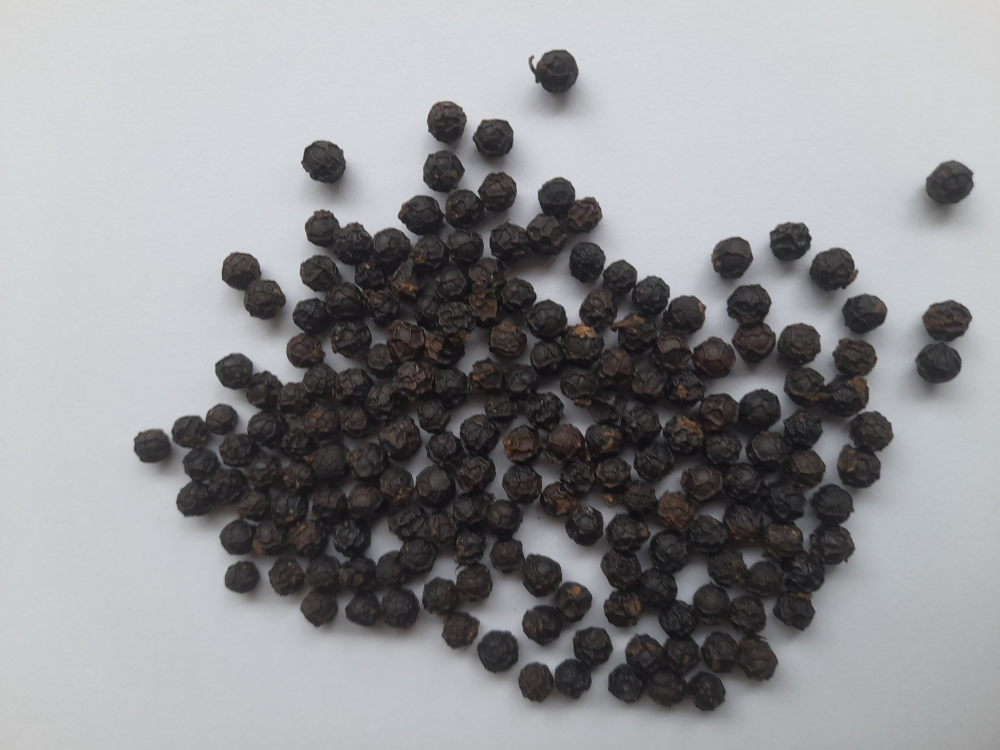
#> input picture data/processed/grading_forecast/berry_split_v2/train/grade_1/sample_001/20260508_152238.jpg, 4000 x 3000 px (shown at 1/4 size)
$ python -i audit_berry_v3_phase1.py   (imports and definitions only)
#> lines starting #> are read from the running program, lines starting #| are printed output that depends on the picture
# =============================================================================
# File: audit berry v3 phase1
# Purpose: Implements the audit berry v3 phase1 step of the machine-learning workflow.
# =============================================================================
from __future__ import annotations

import argparse
import csv
import hashlib
import json
import math
import random
import shutil
from collections import Counter, defaultdict
from pathlib import Path
from statistics import mean, pstdev

from PIL import ExifTags, Image, ImageDraw, ImageFont, ImageOps, ImageStat


IMAGE_EXTENSIONS = {".jpg", ".jpeg", ".png", ".webp"}
V3_CLASS_NAMES = {0: "V3 Grade 1", 1: "V3 Grade 2"}
SEED = 42


# [7 lines left out: function sha256, not called in this run]


def stable_order(value: str, namespace: str) -> str:
    # Create a repeatable sort key for a path or record.
    return hashlib.sha256(f"{SEED}|{namespace}|{value}".encode("utf-8")).hexdigest()


# [67 lines left out: functions image_files, parse_yolo_label, write_csv, split_groups, descriptive, not called in this run]


def read_image_metadata(path: Path) -> dict[str, object]:
    # Read image metadata into the structure used by this workflow.
    with Image.open(path) as image:
#> image is the input picture: PIL image 4000x3000 RGB; mean R, G, B 145.1, 145.7, 148.3
        width, height = image.size
#> width = 4000; height = 3000
        exif = image.getexif()
        model = str(exif.get(272, "unknown") or "unknown").strip()
#> model = 'SM-A127F'
        make = str(exif.get(271, "unknown") or "unknown").strip()
#> make = 'samsung'
        orientation = str(exif.get(274, "unknown") or "unknown")
#> orientation = '6'
        upright = ImageOps.exif_transpose(image).convert("RGB")
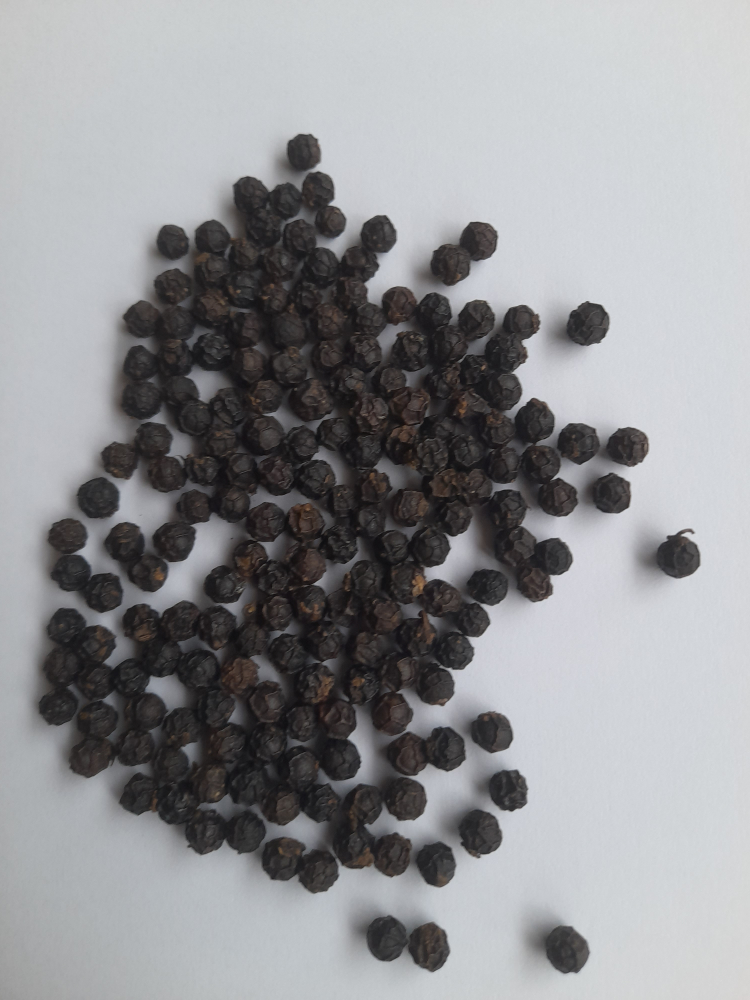
#> upright: PIL image 3000x4000 RGB (shown at 1/4 size); mean R, G, B 145.1, 145.7, 148.3
        upright.thumbnail((256, 256), Image.Resampling.BILINEAR)
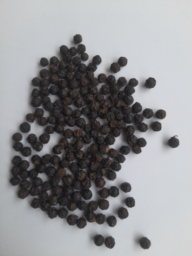
#> upright: PIL image 192x256 RGB; mean R, G, B 145, 145.7, 148.3
        brightness = float(ImageStat.Stat(upright.convert("L")).mean[0])
#> brightness = 145.8
        hsv = upright.convert("HSV")
#> hsv: PIL image 192x256 HSV; mean H, S, V 140.3, 11.9, 149.4
        saturation = float(ImageStat.Stat(hsv).mean[1])
#> saturation = 11.94

        border = max(1, min(upright.size) // 10)
#> border = 19
        mask = Image.new("L", upright.size, 0)
#> mask: PIL image 192x256 L; every value is 0
        draw = ImageDraw.Draw(mask)
        draw.rectangle((0, 0, upright.width - 1, upright.height - 1), fill=255)
        if upright.width > border * 2 and upright.height > border * 2:
            draw.rectangle((border, border, upright.width - border - 1, upright.height - border - 1), fill=0)
        border_pixels = [value for value, selected in zip(upright.convert("L").getdata(), mask.getdata()) if selected]
#> border_pixels = 15580 values, max 217 at index 544, min 26 at index 9176, mean 192.6
        border_brightness = float(mean(border_pixels)) if border_pixels else brightness
#> border_brightness = 192.6

    return {
        "width": width,
        "height": height,
        "aspect_ratio": width / height,
        "camera_make": make,
        "camera_model": model,
        "exif_orientation": orientation,
        "brightness_0_255": brightness,
        "saturation_0_255": saturation,
        "border_brightness_0_255": border_brightness,
    }


# [375 lines left out: functions make_contact_sheet, save_blind_copy, choose_group_diverse, main, not called in this run]


# [2 lines not run here, left out]

>>> result = read_image_metadata('../../../../data/processed/grading_forecast/berry_split_v2/train/grade_1/sample_001/20260508_152238.jpg')
#> result = 9 items

$ run again, on data/processed/grading_forecast/berry_split_v2/train/grade_1/sample_010/20260508_154854.jpg
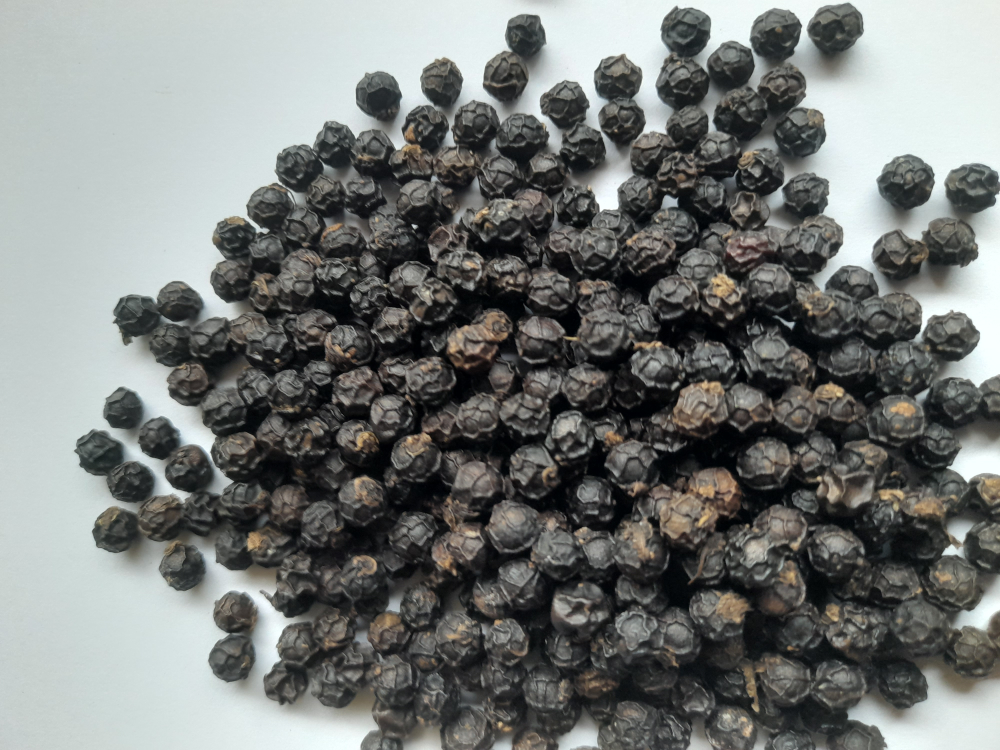
#> input picture data/processed/grading_forecast/berry_split_v2/train/grade_1/sample_010/20260508_154854.jpg, 4000 x 3000 px (shown at 1/4 size)
#> in read_image_metadata, image is the input picture: PIL image 4000x3000 RGB; mean R, G, B 117.7, 120.8, 118.7
#> model = 'SM-A127F'
#> make = 'samsung'
#> orientation = '6'
#> in read_image_metadata, `upright = ImageOps.exif_transpose(image).convert("RGB")`:
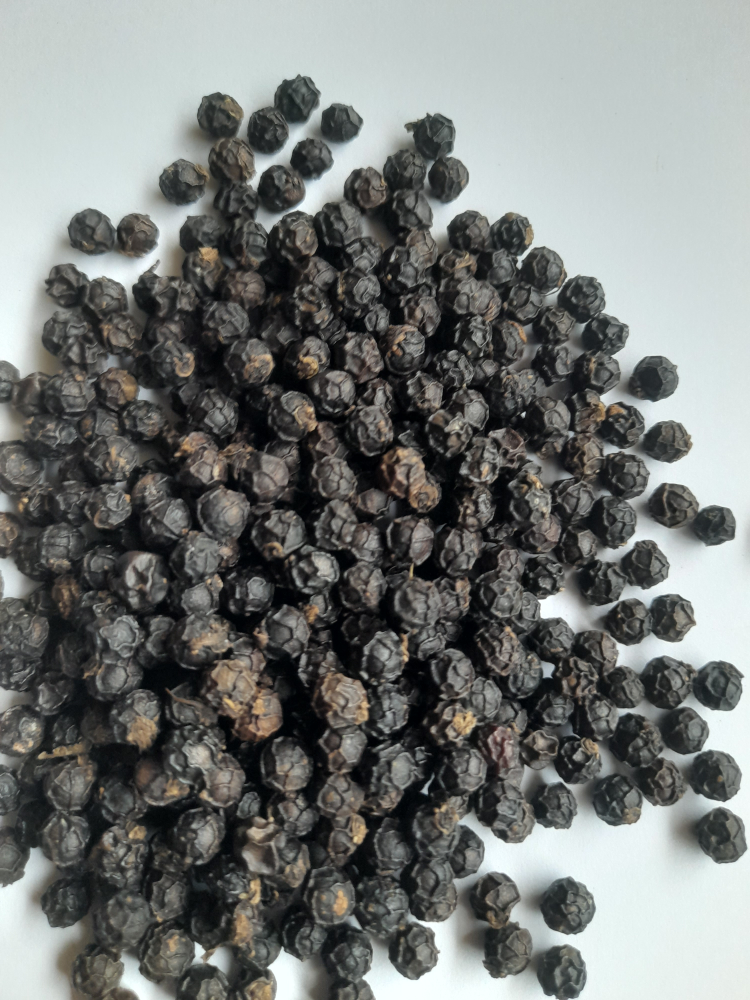
#> upright: PIL image 3000x4000 RGB (shown at 1/4 size); mean R, G, B 117.7, 120.8, 118.7
#> in read_image_metadata, `upright.thumbnail((256, 256), Image.Resampling.BILINEAR)`:
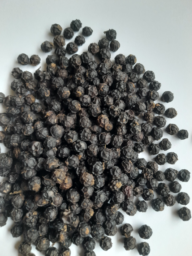
#> upright: PIL image 192x256 RGB; mean R, G, B 117.6, 120.8, 118.7
#> brightness = 119.6
#> hsv: PIL image 192x256 HSV; mean H, S, V 93.6, 20.6, 122.3
#> saturation = 20.64
#> mask: PIL image 192x256 L; every value is 0
#> border_pixels = 15580 values, max 253 at index 14115, min 16 at index 12403, mean 169.3
#> border_brightness = 169.3
#> result = 9 items

$ run again, on data/processed/grading_forecast/berry_split_v2/train/grade_1/sample_011/20260508_155056.jpg
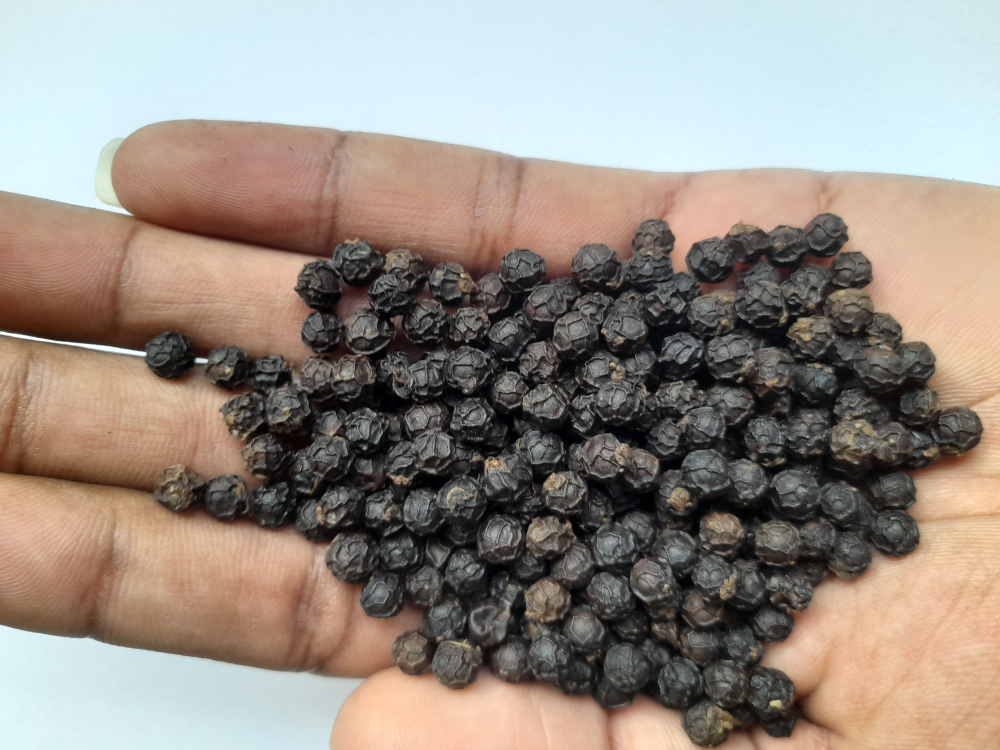
#> input picture data/processed/grading_forecast/berry_split_v2/train/grade_1/sample_011/20260508_155056.jpg, 4000 x 3000 px (shown at 1/4 size)
#> in read_image_metadata, image is the input picture: PIL image 4000x3000 RGB; mean R, G, B 151.8, 142, 133.5
#> model = 'SM-A127F'
#> make = 'samsung'
#> orientation = '3'
#> in read_image_metadata, `upright = ImageOps.exif_transpose(image).convert("RGB")`:
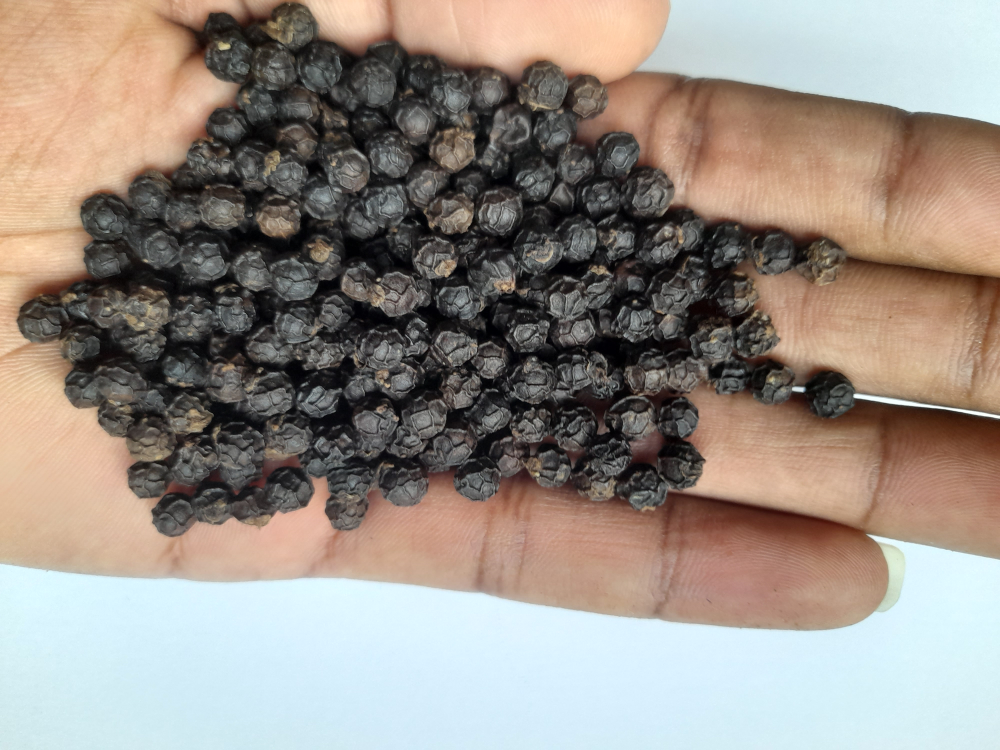
#> upright: PIL image 4000x3000 RGB (shown at 1/4 size); mean R, G, B 151.8, 142, 133.5
#> in read_image_metadata, `upright.thumbnail((256, 256), Image.Resampling.BILINEAR)`:
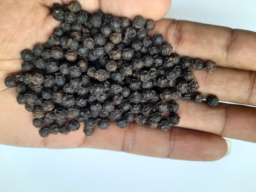
#> upright: PIL image 256x192 RGB; mean R, G, B 151.8, 142, 133.5
#> brightness = 144
#> hsv: PIL image 256x192 HSV; mean H, S, V 65.7, 52.5, 160.2
#> saturation = 52.53
#> mask: PIL image 256x192 L; every value is 0
#> border_pixels = 15580 values, max 244 at index 9681, min 11 at index 4185, mean 195.7
#> border_brightness = 195.7
#> result = 9 items

$ run again, on data/processed/grading_forecast/berry_split_v2/train/grade_1/sample_011/20260508_155237.jpg
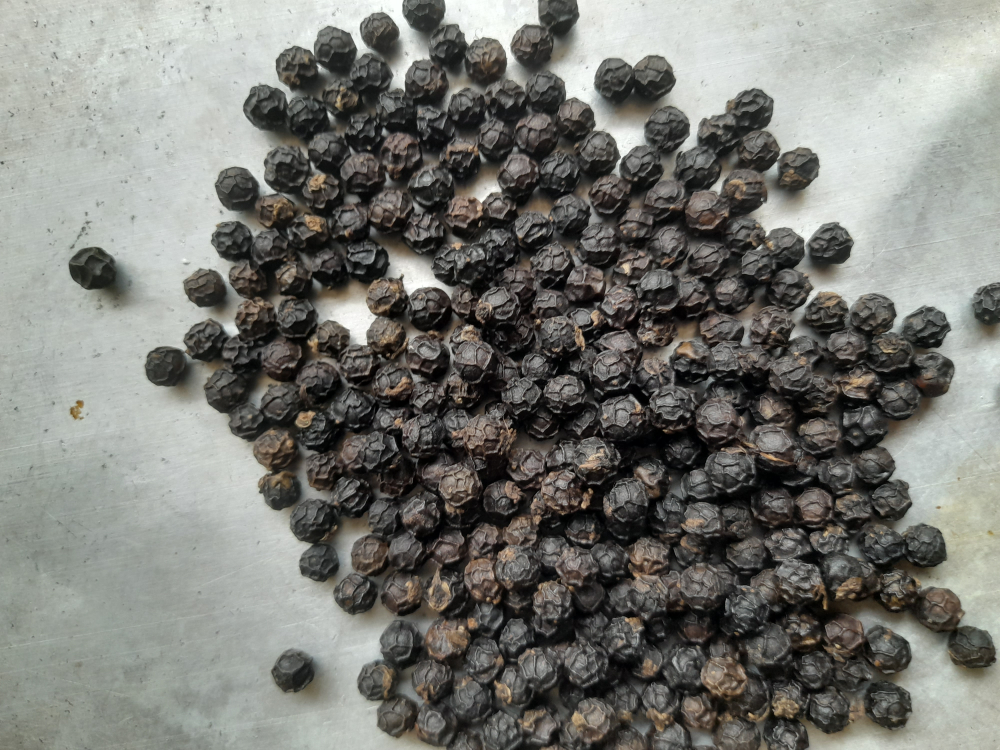
#> input picture data/processed/grading_forecast/berry_split_v2/train/grade_1/sample_011/20260508_155237.jpg, 4000 x 3000 px (shown at 1/4 size)
#> in read_image_metadata, image is the input picture: PIL image 4000x3000 RGB; mean R, G, B 120.6, 121.3, 115.9
#> model = 'SM-A127F'
#> make = 'samsung'
#> orientation = '6'
#> in read_image_metadata, `upright = ImageOps.exif_transpose(image).convert("RGB")`:
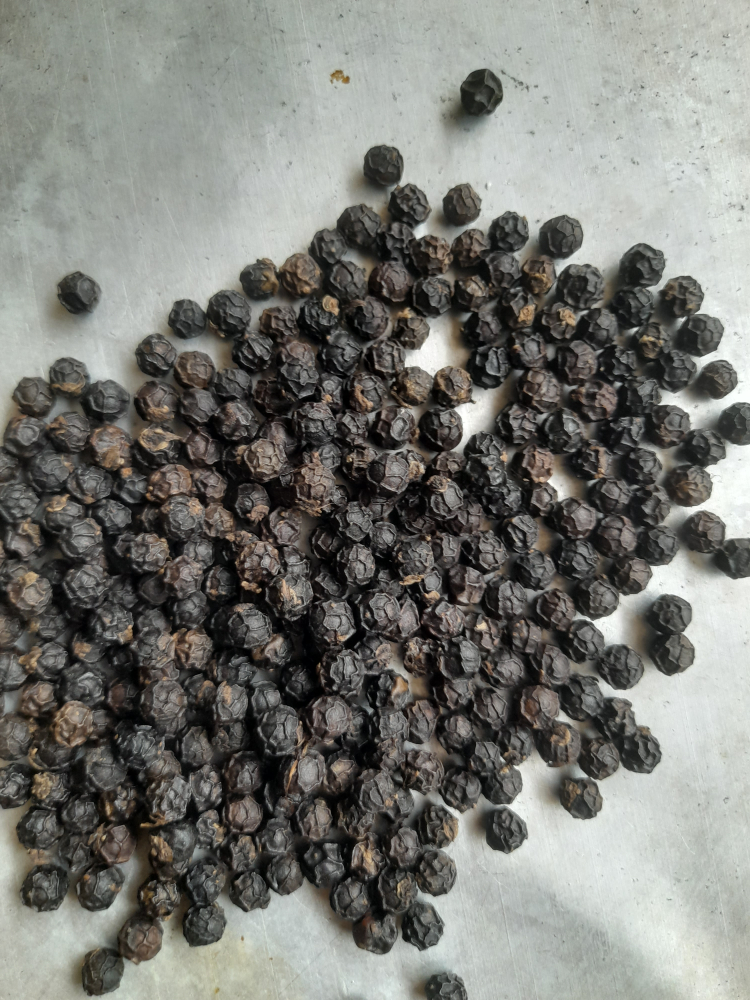
#> upright: PIL image 3000x4000 RGB (shown at 1/4 size); mean R, G, B 120.6, 121.3, 115.9
#> in read_image_metadata, `upright.thumbnail((256, 256), Image.Resampling.BILINEAR)`:
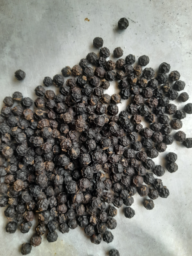
#> upright: PIL image 192x256 RGB; mean R, G, B 120.6, 121.3, 115.9
#> brightness = 120.5
#> hsv: PIL image 192x256 HSV; mean H, S, V 58.4, 20.4, 123.2
#> saturation = 20.36
#> mask: PIL image 192x256 L; every value is 0
#> border_pixels = 15580 values, max 254 at index 6800, min 7 at index 8105, mean 158.2
#> border_brightness = 158.2
#> result = 9 items
